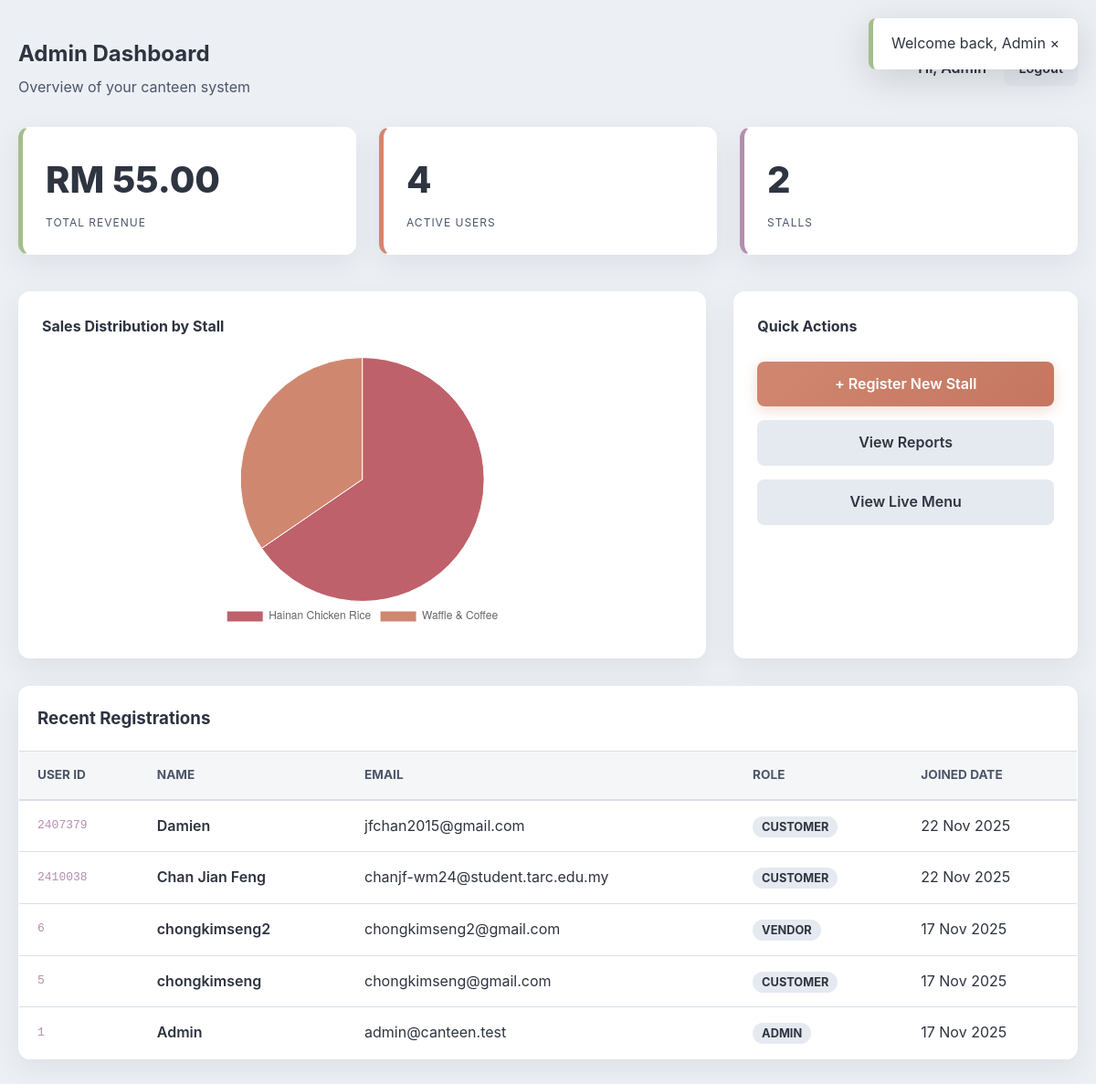
Before: /pages/admin_dashboard.php (signed in) with the older database file.
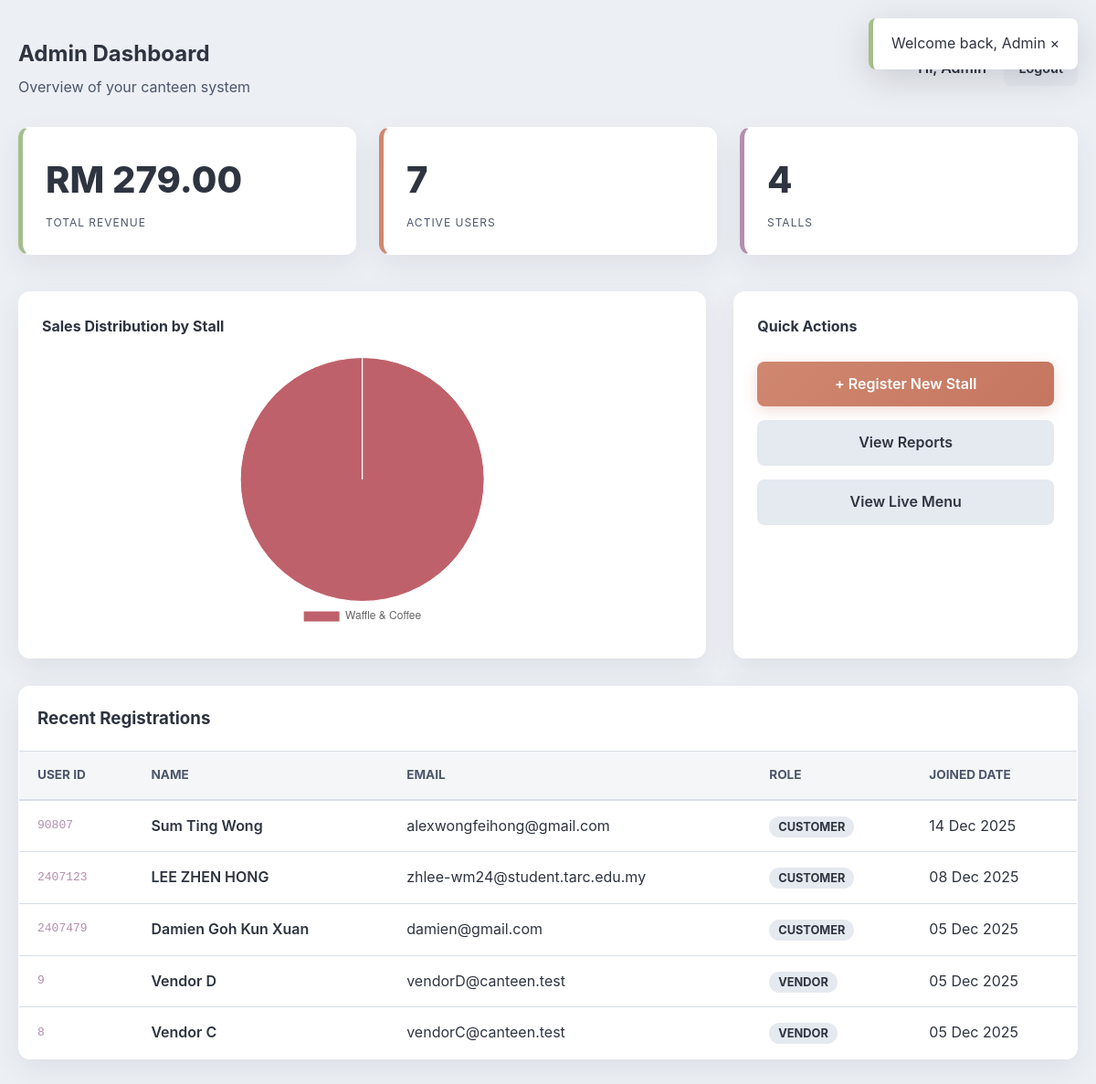
After: the same page with the newer database file.
### tables this page shows
CREATE TABLE `users` (
  `UserId` int(11) NOT NULL,
  `Name` varchar(100) NOT NULL,
  `Email` varchar(255) NOT NULL,
  `HashedPassword` varchar(255) NOT NULL,
  `Role` enum('customer','admin','vendor') NOT NULL DEFAULT 'customer',
  `PhoneNumber` varchar(20) DEFAULT NULL,
  `CreatedAt` datetime NOT NULL DEFAULT current_timestamp()
);

### pages/admin_dashboard.php (the view, shortened to what the changed rows need)
<?php
include '../configs/db.php';
$stmt = $db->query("SELECT SUM(TotalAmount) FROM payments WHERE Status = 'paid'");
$totalSales = $stmt->fetchColumn() ?: 0;
$stmt = $db->query("SELECT COUNT(*) FROM users WHERE Role = 'customer'");
$totalUsers = $stmt->fetchColumn();
$stmt = $db->query("SELECT COUNT(*) FROM stalls");
$totalStalls = $stmt->fetchColumn();
$stmt = $db->query("SELECT * FROM users ORDER BY CreatedAt DESC LIMIT 5");
$recentUsers = $stmt->fetchAll(PDO::FETCH_ASSOC);
$chartSql = "SELECT s.StallName, SUM(ol.Subtotal) as StallTotal
             FROM orderitems ol
             JOIN orders o ON ol.OrderId = o.OrderId
             JOIN stalls s ON o.StallId = s.StallId
             JOIN payments p ON o.PaymentId = p.PaymentId
             WHERE p.Status = 'paid'
             GROUP BY s.StallId";
$chartStmt = $db->query($chartSql);
$chartData = $chartStmt->fetchAll(PDO::FETCH_ASSOC);
$stallLabels = [];
$stallValues = [];
foreach ($chartData as $row) {
    $stallLabels[] = $row['StallName'];
    $stallValues[] = $row['StallTotal'];
}
?>
<!DOCTYPE html>
<html lang="en">
<head>
    <link rel="stylesheet" href="../assets/css/aurora_theme.css">
</head>
<body>
    <div class="container">
        <div style="display:flex; justify-content:space-between; align-items:center; margin-bottom: 30px;">
            <div>
                <h2 style="margin-bottom: 5px;">Admin Dashboard</h2>
            </div>
        </div>
        <div class="dashboard-grid">
            <div class="stat-card">
                <div class="stat-number">RM <?php echo number_format($totalSales, 2); ?></div>
                <div class="stat-label">Total Revenue</div>
            </div>
            <div class="stat-card">
                <div class="stat-number"><?php echo $totalUsers; ?></div>
                <div class="stat-label">Active Users</div>
            </div>
            <div class="stat-card">
                <div class="stat-number"><?php echo $totalStalls; ?></div>
                <div class="stat-label">Stalls</div>
            </div>
        </div>
        <div style="display: grid; grid-template-columns: 2fr 1fr; gap: 30px; margin-bottom: 30px;">
            <div class="card" style="padding: 25px; min-height: 350px;">
                <div style="height: 300px; display:flex; justify-content:center;">
                    <canvas id="salesChart"></canvas>
                </div>
            </div>
        </div>
        <div class="table-container">
            <table>
                <thead>
                    <tr><th>User ID</th><th>Name</th><th>Email</th><th>Role</th><th>Joined Date</th></tr>
                </thead>
                <tbody>
                    <?php foreach ($recentUsers as $u): ?>
                    <tr>
                        <td style="font-family: monospace; color: var(--aurora-purple);"><?php echo htmlspecialchars($u['UserId']); ?></td>
                        <td style="font-weight: 600;"><?php echo htmlspecialchars($u['Name']); ?></td>
                        <td><?php echo htmlspecialchars($u['Email']); ?></td>
                        <td>
                            <span style="padding: 4px 10px; border-radius: 20px; font-size: 0.8rem; background: #E5E9F0; font-weight: 700; text-transform: uppercase;">
                                <?php echo ucfirst($u['Role']); ?>
                            </span>
                        </td>
                        <td><?php echo date('d M Y', strtotime($u['CreatedAt'])); ?></td>
                    </tr>
                    <?php endforeach; ?>
                </tbody>
            </table>
        </div>
    </div>
    <script>
        const ctx = document.getElementById('salesChart').getContext('2d');
        const salesChart = new Chart(ctx, {
            type: 'pie',
            data: {
                labels: <?php echo json_encode($stallLabels); ?>,
                datasets: [{
                    label: 'Revenue (RM)',
                    data: <?php echo json_encode($stallValues); ?>,
                    backgroundColor: [
                        '#BF616A', // Red
                        '#D08770', // Orange
                        '#EBCB8B', // Yellow
                        '#A3BE8C', // Green
                        '#B48EAD', // Purple
                        '#88C0D0', // Blue
                    ],
                    borderWidth: 1
                }]
            },
            options: {
                responsive: true,
                maintainAspectRatio: false,
                plugins: {
                    legend: { position: 'bottom' }
                }
            }
        });
    </script>
</body>
</html>

Changed rows visible on the page:
removed users: UserId "2407379", Name "Damien", Email "jfchan2015@gmail.com", Role "CUSTOMER", CreatedAt "22 Nov 2025"
no longer on this page (row unchanged): users: UserId "2410038", Name "Chan Jian Feng", Email "chanjf-wm24@student.tarc.edu.my", Role "CUSTOMER", CreatedAt "22 Nov 2025"
no longer on this page (row edited): users: UserId "6", Name "chongkimseng2", Email "chongkimseng2@gmail.com", Role "VENDOR", CreatedAt "17 Nov 2025"
no longer on this page (row edited): users: UserId "5", Name "chongkimseng", Email "chongkimseng@gmail.com", Role "CUSTOMER", CreatedAt "17 Nov 2025"
no longer on this page (row unchanged): users: UserId "1", Name "Admin", Email "admin@canteen.test", Role "ADMIN", CreatedAt "17 Nov 2025"
added users: UserId "90807", Name "Sum Ting Wong", Email "alexwongfeihong@gmail.com", Role "CUSTOMER", CreatedAt "14 Dec 2025"
added users: UserId "2407123", Name "LEE ZHEN HONG", Email "zhlee-wm24@student.tarc.edu.my", Role "CUSTOMER", CreatedAt "08 Dec 2025"
added users: UserId "2407479", Name "Damien Goh Kun Xuan", Email "damien@gmail.com", Role "CUSTOMER", CreatedAt "05 Dec 2025"
added users: UserId "9", Name "Vendor D", Email "vendorD@canteen.test", Role "VENDOR", CreatedAt "05 Dec 2025"
added users: UserId "8", Name "Vendor C", Email "vendorC@canteen.test", Role "VENDOR", CreatedAt "05 Dec 2025"
Other visible differences:
$totalSales: "55.00" → "279.00"
$totalUsers: "4" → "7"
$totalStalls: "2" → "4"
chart data {{ json_encode($stallLabels) }}: ["Hainan Chicken Rice","Waffle & Coffee"] → ["Waffle & Coffee"]
chart data {{ json_encode($stallValues) }}: ["36.00","19.00"] → ["42.00"]
